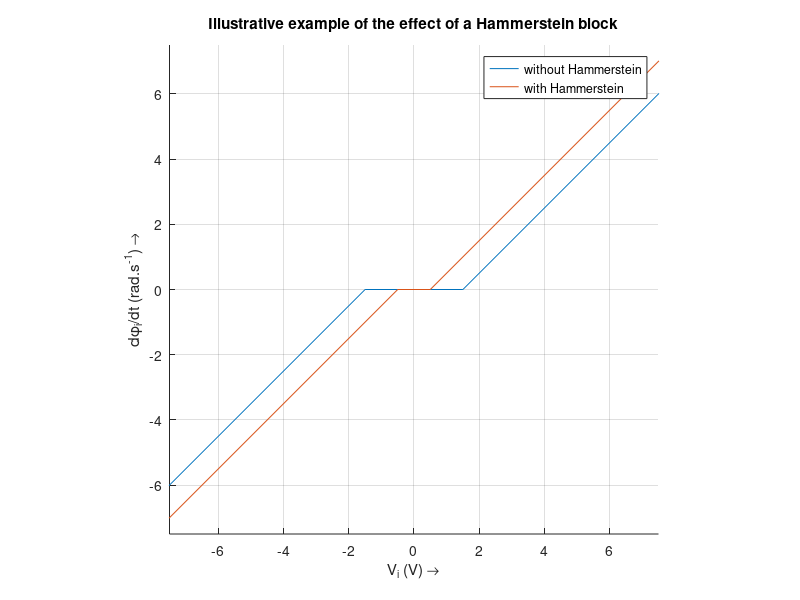
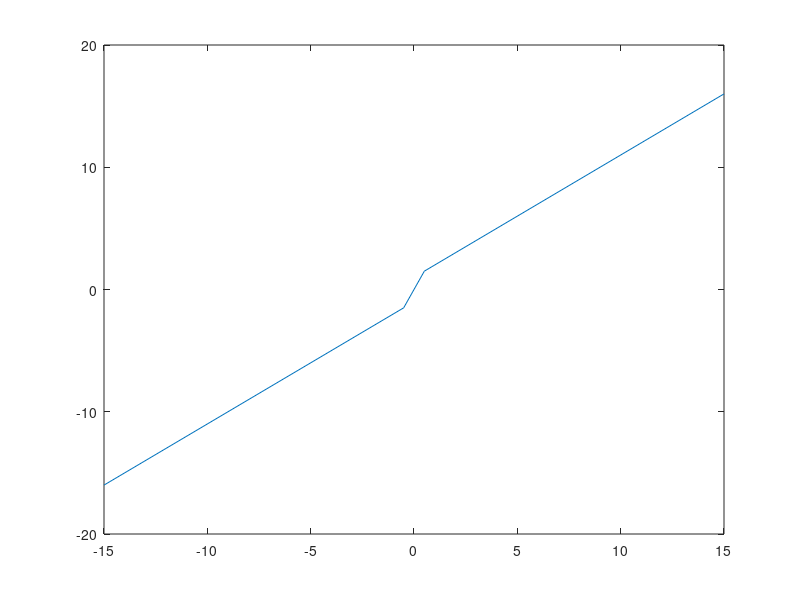

Write MATLAB code to recreate these figures, in order.
close all
clear all
clc

%% INITIALIZE
V0 = 1.5;
Vd = 0.5;
Vin  = [-15    -V0 -Vd Vd V0 15];
Wout = [-15+V0   0   0  0  0 15-V0];

%% HAMMERSTEIN
H = @(x) (( x - Vd ) + V0) .* ( x >  Vd ) + ...
         (( x + Vd ) - V0) .* ( x < -Vd ) + ...
         ( x*V0/Vd ) .* ((x <= Vd) & (x >= -Vd));

%% PLOT
VinH  = [-15+V0-Vd -Vd Vd 15-V0+Vd];
WoutH = [-15+V0      0  0 15-V0];

figure
hold on
plot(Vin, Wout)
plot(VinH, WoutH)
grid on
axis equal
xlim([-7.5,7.5])
ylim([-7.5,7.5])
xlabel('V_i (V) \rightarrow')
ylabel('dφ_i/dt (rad.s^{-1}) \rightarrow')
legend('without Hammerstein','with Hammerstein')
title('Illustrative example of the effect of a Hammerstein block')

figure
plot(Vin, H(Vin))